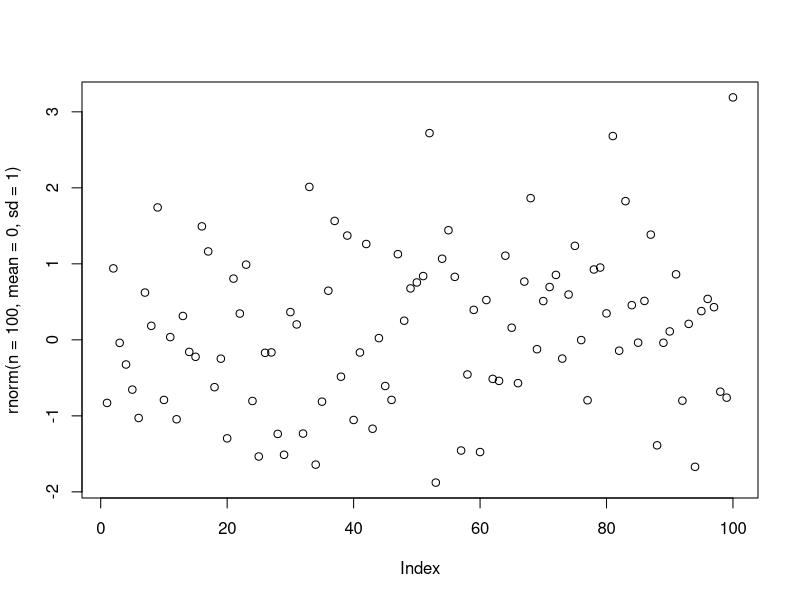

The R source for this figure:
## ---- chunk 1
plot(rnorm(n = 100, mean = 0, sd = 1))
